Frame 1 (no input): blank canvas, image omitted
Frame 60 (no input): blank canvas, image omitted
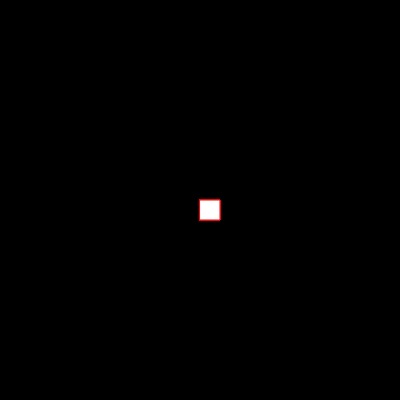
Frame 120 (the mouse pressed at the canvas centre since frame 60)

The p5.js sketch whose frames 1 and 60 were blank and that drew this single picture after the mouse press (run headless with seeded random() and noise() and a simulated clock; from frame 60 on, the mouse is pressed at the canvas centre):

// p5.js sketch
// ── sketch.js
function setup() {
  createCanvas(400, 400);
   background('black');
}

function draw() {
 
  stroke("red");
  fill("white");
if(mouseIsPressed) { rect(mouseX,mouseY,20,20);}
}
{}
